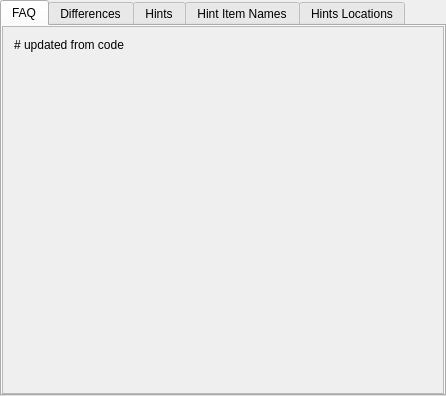
<?xml version="1.0" encoding="UTF-8"?>
<ui version="4.0">
 <class>EchoesHelpWidget</class>
 <widget class="QTabWidget" name="EchoesHelpWidget">
  <property name="geometry">
   <rect>
    <x>0</x>
    <y>0</y>
    <width>446</width>
    <height>396</height>
   </rect>
  </property>
  <property name="currentIndex">
   <number>0</number>
  </property>
  <widget class="QWidget" name="faq_tab">
   <attribute name="title">
    <string>FAQ</string>
   </attribute>
   <layout class="QGridLayout" name="faq_layout">
    <property name="leftMargin">
     <number>0</number>
    </property>
    <property name="topMargin">
     <number>0</number>
    </property>
    <property name="rightMargin">
     <number>0</number>
    </property>
    <property name="bottomMargin">
     <number>0</number>
    </property>
    <item row="0" column="0">
     <widget class="QScrollArea" name="faq_scroll_area">
      <property name="widgetResizable">
       <bool>true</bool>
      </property>
      <widget class="QWidget" name="faq_scroll_area_contents">
       <property name="geometry">
        <rect>
         <x>0</x>
         <y>0</y>
         <width>440</width>
         <height>364</height>
        </rect>
       </property>
       <layout class="QGridLayout" name="gridLayout_8">
        <item row="0" column="0">
         <widget class="QLabel" name="faq_label">
          <property name="text">
           <string># updated from code</string>
          </property>
          <property name="alignment">
           <set>Qt::AlignLeading|Qt::AlignLeft|Qt::AlignTop</set>
          </property>
          <property name="wordWrap">
           <bool>true</bool>
          </property>
         </widget>
        </item>
       </layout>
      </widget>
     </widget>
    </item>
   </layout>
  </widget>
  <widget class="QWidget" name="differences_tab">
   <attribute name="title">
    <string>Differences</string>
   </attribute>
   <layout class="QVBoxLayout" name="differences_tab_layout">
    <property name="leftMargin">
     <number>0</number>
    </property>
    <property name="topMargin">
     <number>0</number>
    </property>
    <property name="rightMargin">
     <number>0</number>
    </property>
    <property name="bottomMargin">
     <number>0</number>
    </property>
    <item>
     <widget class="QScrollArea" name="differences_scroll_area">
      <property name="widgetResizable">
       <bool>true</bool>
      </property>
      <widget class="QWidget" name="differences_scroll_contents">
       <property name="geometry">
        <rect>
         <x>0</x>
         <y>0</y>
         <width>123</width>
         <height>3942</height>
        </rect>
       </property>
       <layout class="QVBoxLayout" name="differences_scroll_layout_3">
        <item>
         <widget class="QLabel" name="differences_label">
          <property name="text">
           <string>&lt;html&gt;&lt;head/&gt;&lt;body&gt;&lt;p&gt;Randovania
                                                makes some changes to the original game in order to
                                                improve the game experience or to simply fix bugs in the
                                                original game.&lt;/p&gt;&lt;p&gt;Many of these changes
                                                are optional and can be disabled in the many options
                                                Randovania provides, but the following are &lt;span
                                                style=&quot; font-weight:600;&quot;&gt;always&lt;/span&gt;
                                                there:&lt;/p&gt;&lt;ul style=&quot;margin-top: 0px;
                                                margin-bottom: 0px; margin-left: 0px; margin-right: 0px;
                                                -qt-list-indent: 1;&quot;&gt;&lt;li style=&quot;
                                                margin-top:12px; margin-bottom:12px; margin-left:0px;
                                                margin-right:0px; -qt-block-indent:0; text-indent:0px;&quot;&gt;The
                                                item loss cutscene in Hive Chamber B is disabled.&lt;/li&gt;&lt;li
                                                style=&quot; margin-top:12px; margin-bottom:12px;
                                                margin-left:0px; margin-right:0px; -qt-block-indent:0;
                                                text-indent:0px;&quot;&gt;Instead of acquiring the
                                                translators by scanning the hologram, there is now an
                                                item pickup in the Energy Controllers. This item is thus
                                                randomized.&lt;/li&gt;&lt;li style=&quot;
                                                margin-top:12px; margin-bottom:12px; margin-left:0px;
                                                margin-right:0px; -qt-block-indent:0; text-indent:0px;&quot;&gt;All
                                                cutscenes are skippable by default.&lt;/li&gt;&lt;li
                                                style=&quot; margin-top:12px; margin-bottom:12px;
                                                margin-left:0px; margin-right:0px; -qt-block-indent:0;
                                                text-indent:0px;&quot;&gt;Hard Mode and the Image
                                                gallery are unlocked by default.&lt;/li&gt;&lt;li style=&quot;
                                                margin-top:12px; margin-bottom:12px; margin-left:0px;
                                                margin-right:0px; -qt-block-indent:0; text-indent:0px;&quot;&gt;Starting
                                                the Dark Samus 1 fight disables adjacent rooms from
                                                loading automatically (fixes a potential crash).&lt;/li&gt;&lt;li
                                                style=&quot; margin-top:12px; margin-bottom:12px;
                                                margin-left:0px; margin-right:0px; -qt-block-indent:0;
                                                text-indent:0px;&quot;&gt;Beating Dark Samus 1 will now
                                                turn off the first pass pirates layer in Biostorage
                                                Station (fixes a potential crash).&lt;/li&gt;&lt;li
                                                style=&quot; margin-top:12px; margin-bottom:12px;
                                                margin-left:0px; margin-right:0px; -qt-block-indent:0;
                                                text-indent:0px;&quot;&gt;Agon Temple's first door no
                                                longer stays locked after Bomb Guardian until you get
                                                the Agon Energy Controller item.&lt;/li&gt;&lt;li style=&quot;
                                                margin-top:12px; margin-bottom:12px; margin-left:0px;
                                                margin-right:0px; -qt-block-indent:0; text-indent:0px;&quot;&gt;Leaving
                                                during the Grapple Guardian fight no longer causes
                                                Grapple Guardian to not drop an item if you come back
                                                and fight it again.&lt;/li&gt;&lt;li style=&quot;
                                                margin-top:12px; margin-bottom:12px; margin-left:0px;
                                                margin-right:0px; -qt-block-indent:0; text-indent:0px;&quot;&gt;The
                                                Luminoth barriers that appear on certain doors after
                                                collecting or returning a world's energy have been
                                                removed.&lt;/li&gt;&lt;li style=&quot; margin-top:12px;
                                                margin-bottom:12px; margin-left:0px; margin-right:0px;
                                                -qt-block-indent:0; text-indent:0px;&quot;&gt;Removed
                                                some instances in Main Research, to decrease the chance
                                                of a crash coming from Central Area Transport West. Also
                                                fixed leaving the room midway through destroying the
                                                echo locks making it impossible to complete.&lt;/li&gt;&lt;li
                                                style=&quot; margin-top:12px; margin-bottom:12px;
                                                margin-left:0px; margin-right:0px; -qt-block-indent:0;
                                                text-indent:0px;&quot;&gt;Power Bombs no longer
                                                instantly kill either Alpha Splinter's first phase or
                                                Spider Guardian (doing so would not actually end the
                                                fight, leaving you stuck).&lt;/li&gt;&lt;li style=&quot;
                                                margin-top:12px; margin-bottom:12px; margin-left:0px;
                                                margin-right:0px; -qt-block-indent:0; text-indent:0px;&quot;&gt;Getting
                                                the Torvus Energy Controller item will no longer block
                                                you from getting the Torvus Temple item.&lt;/li&gt;&lt;li
                                                style=&quot; margin-top:12px; margin-bottom:12px;
                                                margin-left:0px; margin-right:0px; -qt-block-indent:0;
                                                text-indent:0px;&quot;&gt;Fixed the door lock in
                                                Bioenergy Production, so that it doesn't stay locked if
                                                you beat the Aerotroopers before triggering the lock.&lt;/li&gt;&lt;li
                                                style=&quot; margin-top:12px; margin-bottom:12px;
                                                margin-left:0px; margin-right:0px; -qt-block-indent:0;
                                                text-indent:0px;&quot;&gt;Altered a few rooms (Transport
                                                A Access, Venomous Pond) so that the PAL version matches
                                                NTSC requirements.&lt;/li&gt;&lt;li style=&quot;
                                                margin-top:12px; margin-bottom:12px; margin-left:0px;
                                                margin-right:0px; -qt-block-indent:0; text-indent:0px;&quot;&gt;Fixed
                                                the message when collecting the item in Mining Station B
                                                while in the wrong layer.&lt;/li&gt;&lt;li style=&quot;
                                                margin-top:12px; margin-bottom:12px; margin-left:0px;
                                                margin-right:0px; -qt-block-indent:0; text-indent:0px;&quot;&gt;Added
                                                a warning when going on top of the ship in GFMC Compound
                                                before beating Jump Guardian.&lt;/li&gt;&lt;li style=&quot;
                                                margin-top:12px; margin-bottom:12px; margin-left:0px;
                                                margin-right:0px; -qt-block-indent:0; text-indent:0px;&quot;&gt;The
                                                in-game Hint System has been removed. The option for it
                                                remains, but does nothing.&lt;/li&gt;&lt;li style=&quot;
                                                margin-top:12px; margin-bottom:12px; margin-left:0px;
                                                margin-right:0px; -qt-block-indent:0; text-indent:0px;&quot;&gt;The
                                                logbook entries that contains hints are now named after
                                                the room they're in, with the categories being about
                                                which kind of hint they are.&lt;/li&gt;&lt;li style=&quot;
                                                margin-top:12px; margin-bottom:12px; margin-left:0px;
                                                margin-right:0px; -qt-block-indent:0; text-indent:0px;&quot;&gt;Agon,
                                                Torvus and Sanctuary Energy Controllers are alwyas
                                                visible in the map, to allow warping with the light
                                                beams.&lt;/li&gt;&lt;li style=&quot; margin-top:12px;
                                                margin-bottom:12px; margin-left:0px; margin-right:0px;
                                                -qt-block-indent:0; text-indent:0px;&quot;&gt;When a
                                                crash happens, the game now displays an error screen
                                                instead of just stopping.&lt;/li&gt;&lt;/ul&gt;&lt;/body&gt;&lt;/html&gt;
                                            </string>
          </property>
          <property name="alignment">
           <set>Qt::AlignLeading|Qt::AlignLeft|Qt::AlignTop</set>
          </property>
          <property name="wordWrap">
           <bool>true</bool>
          </property>
         </widget>
        </item>
       </layout>
      </widget>
     </widget>
    </item>
   </layout>
  </widget>
  <widget class="QWidget" name="hints_tab">
   <attribute name="title">
    <string>Hints</string>
   </attribute>
   <layout class="QVBoxLayout" name="hints_tab_layout">
    <property name="spacing">
     <number>0</number>
    </property>
    <property name="leftMargin">
     <number>0</number>
    </property>
    <property name="topMargin">
     <number>0</number>
    </property>
    <property name="rightMargin">
     <number>0</number>
    </property>
    <property name="bottomMargin">
     <number>0</number>
    </property>
    <item>
     <widget class="QScrollArea" name="hints_scroll_area">
      <property name="widgetResizable">
       <bool>true</bool>
      </property>
      <widget class="QWidget" name="hints_scroll_area_contents">
       <property name="geometry">
        <rect>
         <x>0</x>
         <y>0</y>
         <width>98</width>
         <height>3486</height>
        </rect>
       </property>
       <layout class="QVBoxLayout" name="hints_scroll_layout">
        <item>
         <widget class="QLabel" name="hints_label">
          <property name="text">
           <string>&lt;html&gt;&lt;head/&gt;&lt;body&gt;&lt;p align=&quot;justify&quot;&gt;In
                                                Metroid Prime 2: Echoes, you can find hints from the
                                                following sources:&lt;/p&gt;&lt;p align=&quot;justify&quot;&gt;&lt;span
                                                style=&quot; font-weight:600;&quot;&gt;Sky Temple
                                                Gateway&lt;/span&gt;: Hints for where each of your 9 Sky
                                                Temple Keys are located. In a Multiworld, describes
                                                which player has the keys as well.&lt;/p&gt;&lt;p align=&quot;justify&quot;&gt;&lt;span
                                                style=&quot; font-weight:600;&quot;&gt;Keybearer Corpse&lt;/span&gt;:
                                                Contains a hint for the Flying Ing Cache in the
                                                associated room for the corpse. This hint will use the
                                                Broad Category, as described in Hint Item Names.&lt;/p&gt;&lt;p
                                                align=&quot;justify&quot;&gt;&lt;span style=&quot;
                                                font-weight:600;&quot;&gt;Luminoth Lore&lt;/span&gt;:
                                                Contains the guaranteed hints and item hints, as
                                                described next.&lt;/p&gt;&lt;hr/&gt;&lt;p align=&quot;justify&quot;&gt;In
                                                each game, each of the following guaranteed hints are
                                                placed on a luminoth lore scan, placed randomly - this
                                                means they can be locked behind what they hint for. The
                                                hints are:&lt;/p&gt;&lt;p align=&quot;justify&quot;&gt;&lt;span
                                                style=&quot; font-weight:600;&quot;&gt;U-Mos 2&lt;/span&gt;:
                                                The detailed item name of what would be Light Suit in
                                                the vanilla game.&lt;/p&gt;&lt;p align=&quot;justify&quot;&gt;&lt;span
                                                style=&quot; font-weight:600;&quot;&gt;Dark Temple
                                                Bosses&lt;/span&gt;: The detailed item name which is
                                                dropped by each of the three temple bosses: Amorbis,
                                                Chykka and Quadraxis. There's one hint for each boss.&lt;/p&gt;&lt;p
                                                align=&quot;justify&quot;&gt;&lt;span style=&quot;
                                                font-weight:600;&quot;&gt;Dark Temple Keys&lt;/span&gt;:
                                                The areas where the temple keys can be located, listed
                                                in alphabetical order. In multiworld, the area listed
                                                might be someone else's, but the hint is refering to
                                                your keys.&lt;/p&gt;&lt;p align=&quot;justify&quot;&gt;&lt;span
                                                style=&quot; font-weight:600;&quot;&gt;Joke Hints&lt;/span&gt;:
                                                A joke. Uses green text and is a waste of space. There
                                                are 2 joke hints per game.&lt;/p&gt;&lt;hr/&gt;&lt;p
                                                align=&quot;justify&quot;&gt;The remaining Luminoth
                                                Lores are filled with item hints. These hints are placed
                                                in three step:&lt;/p&gt;&lt;p align=&quot;justify&quot;&gt;&lt;span
                                                style=&quot; font-weight:600;&quot;&gt;During Generator&lt;/span&gt;:
                                                Whenever an item is logically placed (see Item Order in
                                                the spoiler), a hint for that item is placed in a
                                                compatible lore location - the item location wasn't in
                                                logic when the given lore was first in logic.&lt;/p&gt;&lt;p
                                                align=&quot;justify&quot;&gt;&lt;span style=&quot;
                                                font-weight:600;&quot;&gt;Post Generator&lt;/span&gt;:
                                                When the generator finishes (placed enough items to
                                                reach credits), lore locations without hints are filled
                                                in order, starting from these unlocked last. These hints
                                                will be for items from the Item Order that don't have a
                                                hint yet, favoring these that have less compatible lore
                                                locations (should bias for later items in the order).&lt;/p&gt;&lt;p
                                                align=&quot;justify&quot;&gt;&lt;span style=&quot;
                                                font-weight:600;&quot;&gt;Last Resort&lt;/span&gt;: At
                                                this point, lore locations without a hint get one for a
                                                random item location.&lt;/p&gt;&lt;p align=&quot;justify&quot;&gt;A
                                                same location can't receive more than one hint from this
                                                process, ignoring the guaranteed hints.&lt;br/&gt;These
                                                hints can be in many different formats:&lt;/p&gt;&lt;p
                                                align=&quot;justify&quot;&gt;* Detailed item name with
                                                detailed room name (x5).&lt;br/&gt;* Precise category
                                                with detailed room name (x2).&lt;br/&gt;* General
                                                category with detailed room name (x1).&lt;br/&gt;*
                                                Detailed item name with only area name (x2).&lt;br/&gt;*
                                                Precise category with only area name (x1).&lt;br/&gt;*
                                                Detailed item name, relative to a room with exact
                                                distance (x1).&lt;br/&gt;* Detailed item name, relative
                                                to a room with up to distance (x1).&lt;br/&gt;* Detailed
                                                item name, relative to another precise item name (x1).&lt;/p&gt;&lt;p
                                                align=&quot;justify&quot;&gt;With relative hints,
                                                distance is measured using the map, not considering
                                                portals, and is always the shortest path.&lt;br/&gt;For
                                                hints with two items, the item being hinted is the first
                                                one.&lt;/p&gt;&lt;/body&gt;&lt;/html&gt;
                                            </string>
          </property>
          <property name="alignment">
           <set>Qt::AlignLeading|Qt::AlignLeft|Qt::AlignTop</set>
          </property>
          <property name="wordWrap">
           <bool>true</bool>
          </property>
         </widget>
        </item>
       </layout>
      </widget>
     </widget>
    </item>
   </layout>
  </widget>
  <widget class="QWidget" name="hint_item_names_tab">
   <attribute name="title">
    <string>Hint Item Names</string>
   </attribute>
   <layout class="QVBoxLayout" name="hint_item_names_layout">
    <property name="spacing">
     <number>0</number>
    </property>
    <property name="leftMargin">
     <number>0</number>
    </property>
    <property name="topMargin">
     <number>0</number>
    </property>
    <property name="rightMargin">
     <number>0</number>
    </property>
    <property name="bottomMargin">
     <number>0</number>
    </property>
    <item>
     <widget class="QScrollArea" name="hint_item_names_scroll_area">
      <property name="widgetResizable">
       <bool>true</bool>
      </property>
      <property name="alignment">
       <set>Qt::AlignLeading|Qt::AlignLeft|Qt::AlignTop</set>
      </property>
      <widget class="QWidget" name="hint_item_names_scroll_contents">
       <property name="geometry">
        <rect>
         <x>0</x>
         <y>0</y>
         <width>98</width>
         <height>386</height>
        </rect>
       </property>
       <layout class="QVBoxLayout" name="hint_item_names_scroll_layout">
        <item>
         <widget class="QLabel" name="hint_item_names_label">
          <property name="text">
           <string>&lt;html&gt;&lt;head/&gt;&lt;body&gt;&lt;p&gt;When
                                                items are referenced in a hint, multiple names can be
                                                used depending on how precise the hint is. The names
                                                each item can use are the following:&lt;/p&gt;&lt;/body&gt;&lt;/html&gt;
                                            </string>
          </property>
          <property name="alignment">
           <set>Qt::AlignLeading|Qt::AlignLeft|Qt::AlignTop</set>
          </property>
          <property name="wordWrap">
           <bool>true</bool>
          </property>
         </widget>
        </item>
        <item>
         <widget class="QTableWidget" name="hint_item_names_tree_widget">
          <property name="editTriggers">
           <set>QAbstractItemView::NoEditTriggers</set>
          </property>
          <property name="sortingEnabled">
           <bool>true</bool>
          </property>
          <column>
           <property name="text">
            <string>Item</string>
           </property>
          </column>
          <column>
           <property name="text">
            <string>Precise Category</string>
           </property>
          </column>
          <column>
           <property name="text">
            <string>General Category</string>
           </property>
          </column>
          <column>
           <property name="text">
            <string>Broad Category</string>
           </property>
          </column>
         </widget>
        </item>
       </layout>
      </widget>
     </widget>
    </item>
   </layout>
  </widget>
  <widget class="QWidget" name="hint_locations_tab">
   <attribute name="title">
    <string>Hints Locations</string>
   </attribute>
   <layout class="QVBoxLayout" name="hint_tab_layout">
    <property name="leftMargin">
     <number>0</number>
    </property>
    <property name="topMargin">
     <number>0</number>
    </property>
    <property name="rightMargin">
     <number>0</number>
    </property>
    <property name="bottomMargin">
     <number>0</number>
    </property>
    <item>
     <widget class="QScrollArea" name="hint_locations_scroll_area">
      <property name="widgetResizable">
       <bool>true</bool>
      </property>
      <property name="alignment">
       <set>Qt::AlignLeading|Qt::AlignLeft|Qt::AlignTop</set>
      </property>
      <widget class="QWidget" name="hint_locations_scroll_contents">
       <property name="geometry">
        <rect>
         <x>0</x>
         <y>0</y>
         <width>98</width>
         <height>352</height>
        </rect>
       </property>
       <layout class="QVBoxLayout" name="hint_scroll_layout">
        <item>
         <widget class="QLabel" name="hint_locations_label">
          <property name="text">
           <string>&lt;html&gt;&lt;head/&gt;&lt;body&gt;&lt;p&gt;Hints
                                                are placed in the game by replacing Logbook scans. The
                                                following are the scans that may have a hint added to
                                                them:&lt;/p&gt;&lt;/body&gt;&lt;/html&gt;
                                            </string>
          </property>
          <property name="alignment">
           <set>Qt::AlignLeading|Qt::AlignLeft|Qt::AlignTop</set>
          </property>
          <property name="wordWrap">
           <bool>true</bool>
          </property>
         </widget>
        </item>
        <item>
         <widget class="QTreeWidget" name="hint_locations_tree_widget">
          <column>
           <property name="text">
            <string>Location</string>
           </property>
          </column>
         </widget>
        </item>
       </layout>
      </widget>
     </widget>
    </item>
   </layout>
  </widget>
 </widget>
 <layoutdefault spacing="6" margin="11"/>
 <resources/>
 <connections/>
</ui>
